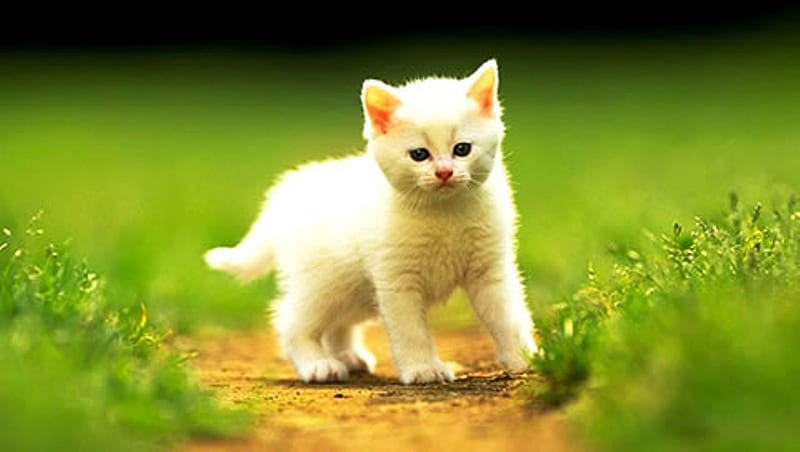
#> input picture Coding/images/cat.jpg, 800 x 452 px, found by its file name
$ python masking.py
#> lines starting #> are read from the running program, lines starting #| are printed output that depends on the picture; after the words box and inside, x2 and y2 are one past the last pixel; in counts of white or black regions, pixels touching at a corner belong together
import cv2 as cv
import numpy as np

# LOAD THE IMAGE
img = cv.imread("images/cat.jpg")
#> img is the input picture: shape (452, 800, 3); mean B, G, R 45.3, 140.6, 129
cv.imshow("Cat", img)

# CREATE A BLANK MASK WITH THE SAME SIZE AS THE IMAGE
blank = np.zeros(img.shape[:2], dtype=np.uint8)
# cv.imshow("Blank", blank)


# DEFINE THE DIMENSIONS OF THE RECTANGULAR MASK (ADJUST AS NEEDED)
rect_width = img.shape[1] // 2  # HALF THE WIDTH OF THE IMAGE
#> rect_width = 400
rect_height = img.shape[0] // 2  # HALF THE HEIGHT OF THE IMAGE
#> rect_height = 226

# CALCULATE THE TOP-LEFT AND BOTTOM-RIGHT COORDINATES OF THE RECTANGLE
top_left = ((img.shape[1] - rect_width) // 2, (img.shape[0] - rect_height) // 2)
#> top_left = (200, 113)
bottom_right = (top_left[0] + rect_width, top_left[1] + rect_height)
#> bottom_right = (600, 339)
# HERE top_left[0] = x-coordinate = horizontal dist or width & top_left[1] = y-coordinate = vertical dist.

# CREATE THE CIRCLEULAR MASK (FILLED WITH WHITE)
circle = cv.circle(blank, (img.shape[1]//2, img.shape[0]//2) ,200, 255, -1)
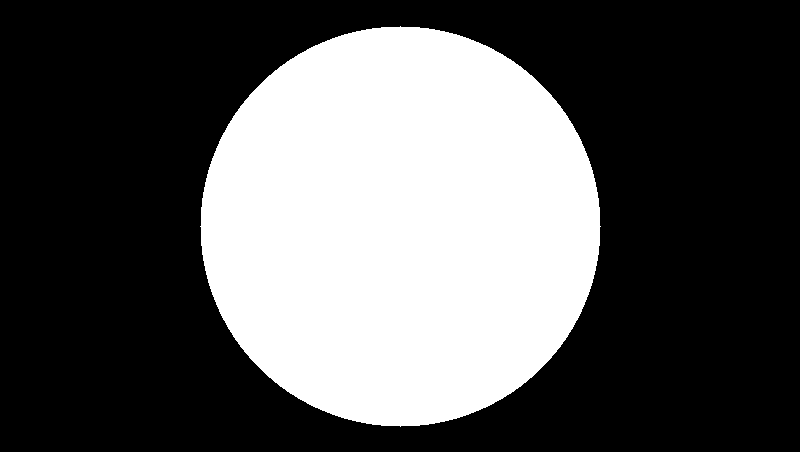
#> blank: shape (452, 800); 34.7% white; 1 white region, box (x1, y1, x2, y2) and area: (200, 26, 601, 427) 125629
# cv.imshow("Circle", circle)
# APPLY THE RECTANGULAR MASK TO THE IMAGE
# circular_masked_image = cv.bitwise_and(img, img, mask=circle)
# cv.imshow("Circular Masked Image", circular_masked_image)

# CREATE THE RECTANGULAR MASK (FILLED WITH WHITE)
rectangle = cv.rectangle(blank, top_left, bottom_right, (255, 255, 255), thickness=cv.FILLED)
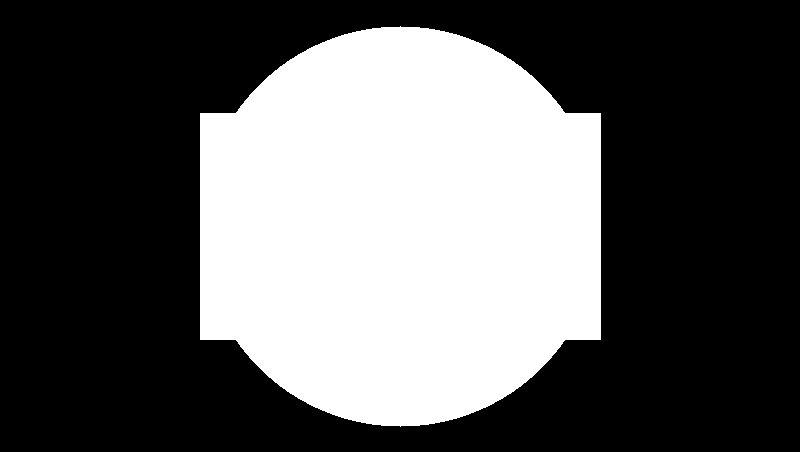
#> blank: shape (452, 800); 36.2% white; 1 white region, box (x1, y1, x2, y2) and area: (200, 26, 601, 427) 131009
# cv.imshow("Rectangle", rectangle)
# APPLY THE CIRCLEULAR MASK TO THE IMAGE
# rectangular_masked_image = cv.bitwise_and(img, img, mask=rectangle)
# cv.imshow("Rectangular Masked Image", rectangular_masked_image)

# CREATE THE WEIRED MASK (FILLED WITH WHITE)
weired_shape = cv.bitwise_and(rectangle, circle)
cv.imshow("Weired Shape ", weired_shape)
# APPLY THE WEIRED MASK TO THE IMAGE
weired_masked_image = cv.bitwise_and(img, img, mask=weired_shape)
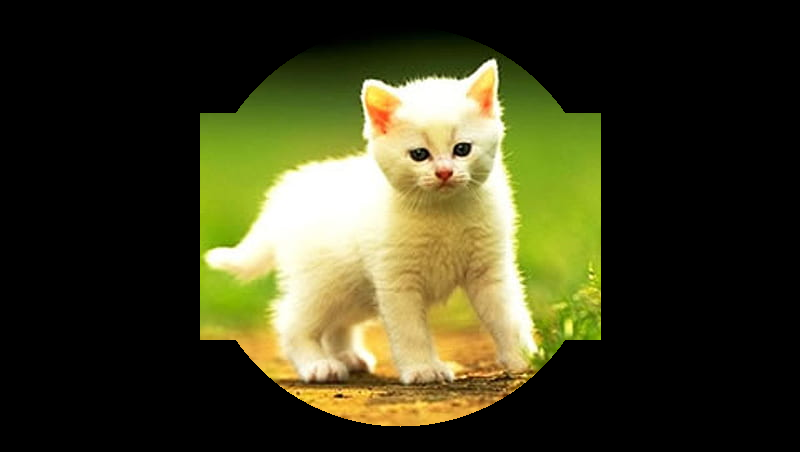
#> weired_masked_image: shape (452, 800, 3); mean B, G, R 32.5, 62.2, 63
cv.imshow("Weired Masked Image", weired_masked_image)

cv.waitKey(0)
cv.destroyAllWindows()

$ run again, with Coding/images/building.jpg copied over Coding/images/cat.jpg
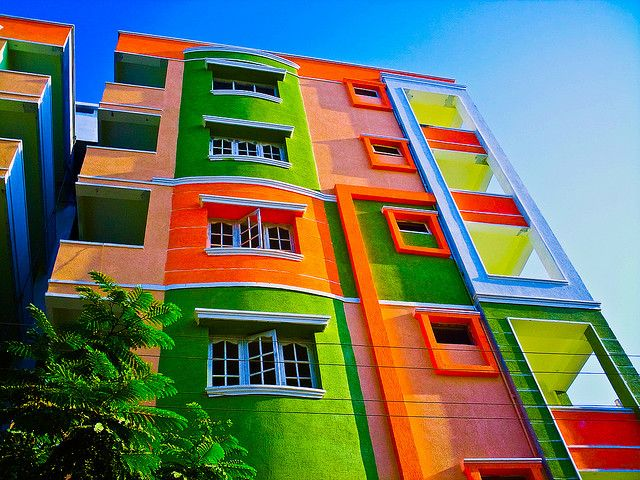
#> input picture Coding/images/building.jpg, 640 x 480 px, found by its file name
#> img is the input picture: shape (480, 640, 3); mean B, G, R 96.4, 116.3, 107.2
#> `circle = cv.circle(blank, (img.shape[1]//2, img.shape[0]//2) ,200, 255..`:
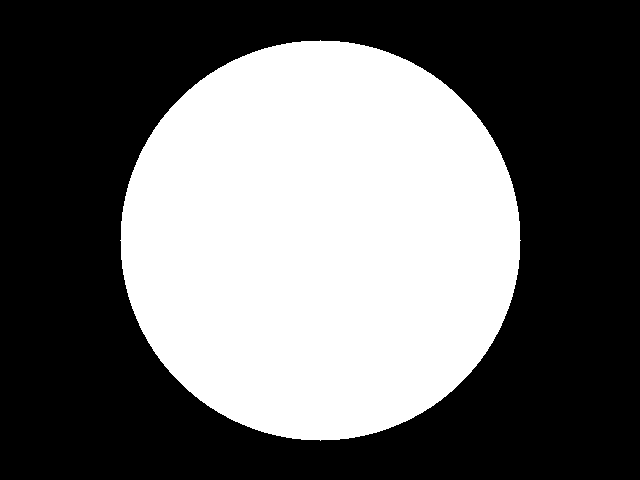
#> blank: shape (480, 640); 40.9% white; 1 white region, box (x1, y1, x2, y2) and area: (120, 40, 521, 441) 125629
#> `weired_masked_image = cv.bitwise_and(img, img, mask=weired_shape)`:
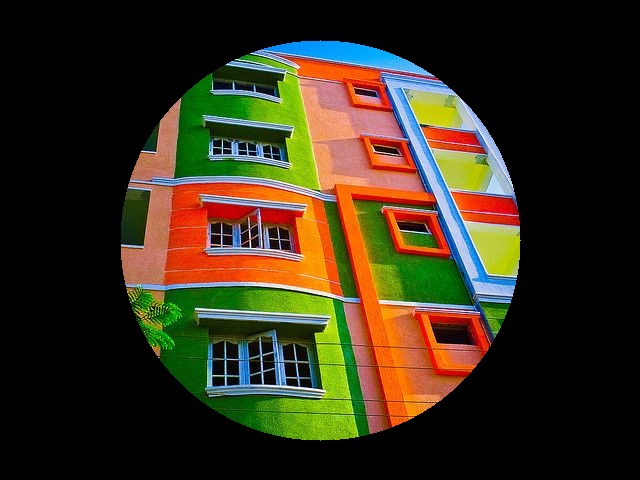
#> weired_masked_image: shape (480, 640, 3); mean B, G, R 25.9, 46.6, 54.6

$ run again, with Coding/images/home.jpg copied over Coding/images/cat.jpg
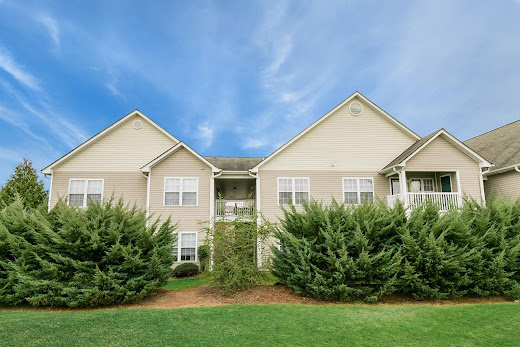
#> input picture Coding/images/home.jpg, 520 x 347 px, found by its file name
#> img is the input picture: shape (347, 520, 3); mean B, G, R 142.8, 148.4, 124.5
#> `circle = cv.circle(blank, (img.shape[1]//2, img.shape[0]//2) ,200, 255..`:
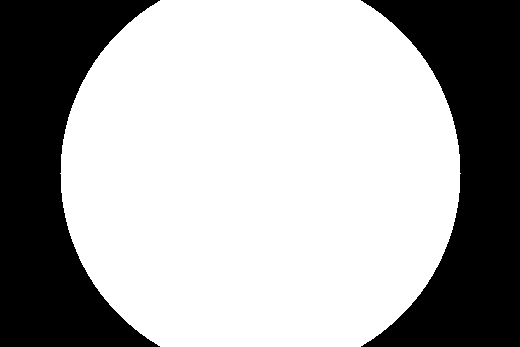
#> blank: shape (347, 520); 65.7% white; 2 black regions, box (x1, y1, x2, y2) and area: (0, 0, 160, 347) 31136, (361, 0, 520, 347) 30789
#> `weired_masked_image = cv.bitwise_and(img, img, mask=weired_shape)`:
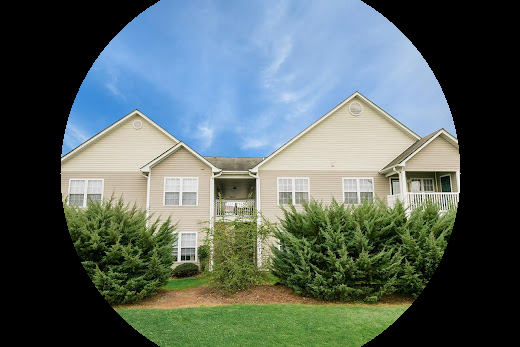
#> weired_masked_image: shape (347, 520, 3); mean B, G, R 96.5, 100.3, 86.7
